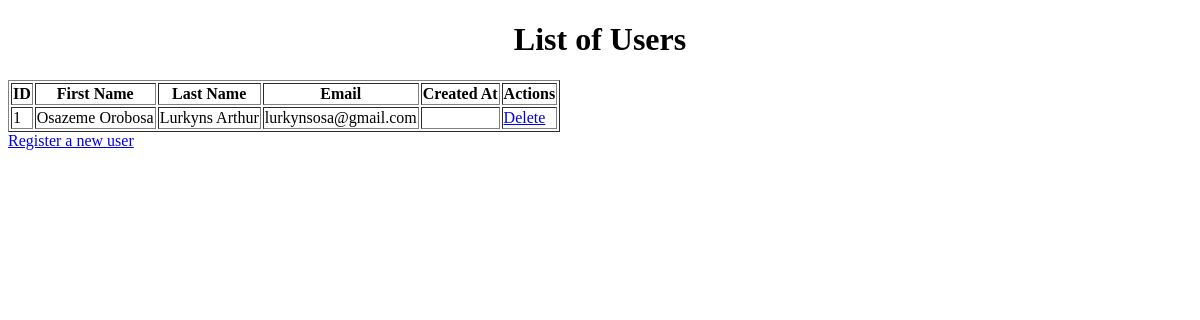
The app's page /view_users, older data.
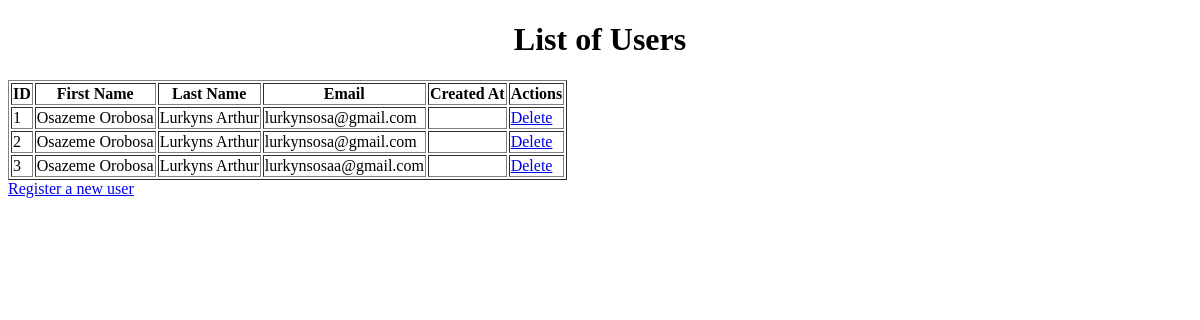
The same page, newer data.
### tables this page shows
CREATE TABLE users (
            id INTEGER PRIMARY KEY AUTOINCREMENT,
            first_name TEXT,
            last_name TEXT,
            email TEXT,
            username TEXT UNIQUE,
            password TEXT NOT NULL,
            created_at TIMESTAMP DEFAULT CURRENT_TIMESTAMP
        );

### app.py (the view)
@app.route('/view_users')
def view_users():
    try:
        with sqlite3.connect('database.db') as conn:
            cursor = conn.cursor()
            cursor.execute("SELECT id, first_name, last_name, email FROM users")
            users = cursor.fetchall()
    except sqlite3.Error as e:
        flash(f"An error occurred while retrieving users: {e}", "danger")
        return redirect('/')
    return render_template('view_users.html', users=users)

### templates/view_users.html (shortened to what this page needs)
<!DOCTYPE html>
<html lang="en">
<head>
    <link rel="stylesheet" href="{{ url_for('static', filename='style.css') }}">
</head>
<body>
    <header>
        <h1>List of Users</h1>
    </header>
    <div class="user-list">
        <table border="1">
            <tr>
                <th>ID</th>
                <th>First Name</th>
                <th>Last Name</th>
                <th>Email</th>
                <th>Created At</th>
                <th>Actions</th>
            </tr>
            {% for user in users %}
            <tr>
                <td>{{ user[0] }}</td>
                <td>{{ user[1] }}</td>
                <td>{{ user[2] }}</td>
                <td>{{ user[3] }}</td>
                <td>{{ user[4] }}</td>
                <td><a href="/delete_user/{{ user[0] }}">Delete</a></td>
            </tr>
            {% endfor %}
        </table>
    </div>
    <a href="/signup">Register a new user</a>
</body>
</html>

### static/style.css (style rules this page uses)
h1 { font-weight: bold; text-align: center; }

Row changes from the older to the newer data that the page shows:
added users: id "2", first_name "Osazeme Orobosa", last_name "Lurkyns Arthur", email "lurkynsosa@gmail.com"
added users: id "3", first_name "Osazeme Orobosa", last_name "Lurkyns Arthur", email "lurkynsosaa@gmail.com"
